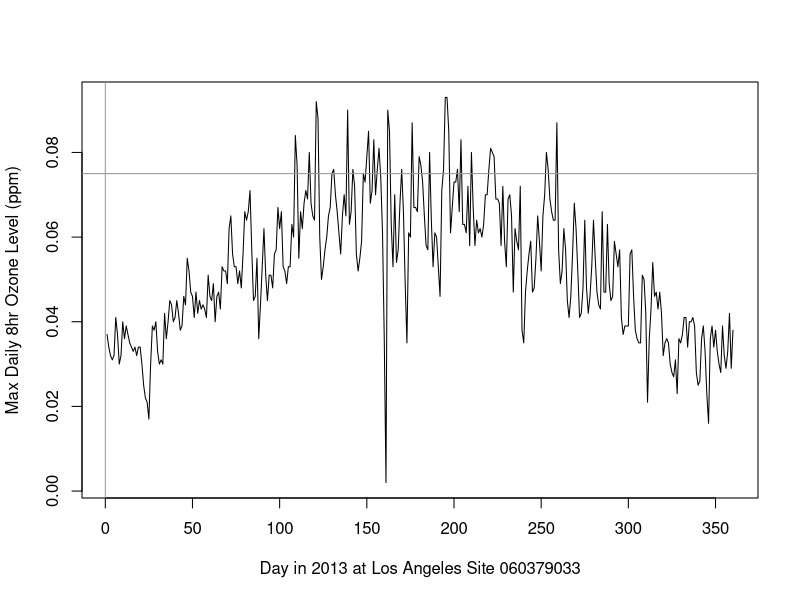
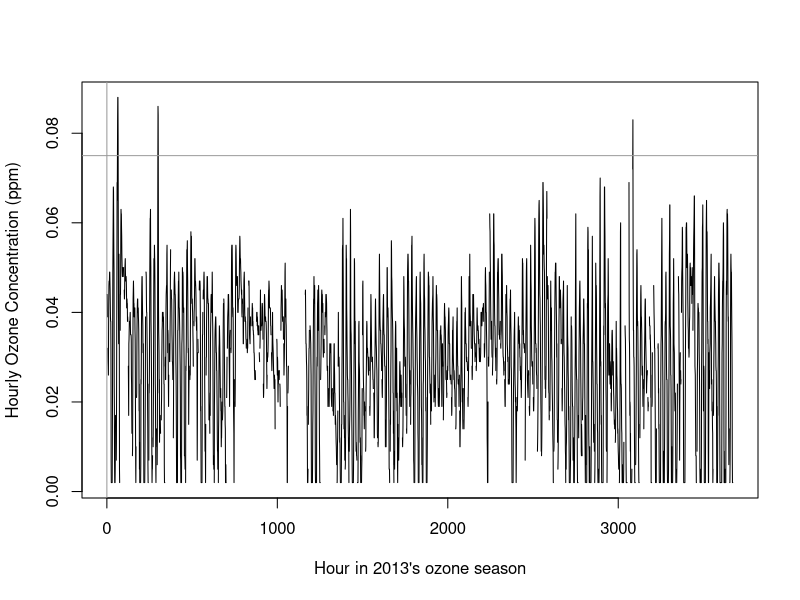

These figures' R source, in order:
#######################################################
### Example 10.1. Ground level ozone concentrations ###
#######################################################

### Daily ozone concentrations in Los Angeles 
### In this example we see time series plots first 
### for daily data and then for hourly data for a single
### monitoring site in Los Angeles California
library(stats)

LA_O3_daily<-read.csv("O3_2013_LA_sites.csv",header=TRUE)
LA_O3_daily_Site060379033<-LA_O3_daily[515:874,]
ts.plot(LA_O3_daily_Site060379033$Daily.Max.8.hour.Ozone.Concentration,
        ylab="Max Daily 8hr Ozone Level (ppm)", 
        xlab="Day in 2013 at Los Angeles Site 060379033")
abline(h = 0.075, v = 0, col = "gray60")

### Hourly concentrations of ozone at the same site.
LA_O3_hourly_Site840060370113<-read.csv("O3_2013_Hourly_LA_Site840060370113.csv",header=TRUE)
ts.plot(LA_O3_hourly_Site840060370113$value,
        ylab="Hourly Ozone Concentration (ppm)", 
        xlab="Hour in 2013's ozone season")
abline(h = 0.075, v = 0, col = "gray60")


